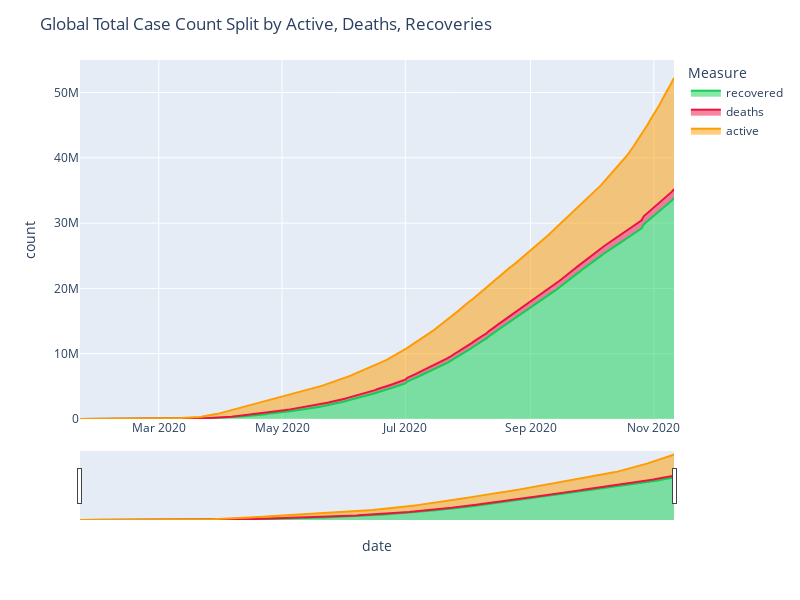

Notebook code for this chart:
### Code cell
# Global cases split by active, deaths, and recovered (stacked)
df_glob_filtered = df_global.dropna(subset=["active"])[
    ["date", "recovered", "deaths", "active"]
]
df_glob_melted = df_glob_filtered.melt(
    id_vars="date", var_name="Measure", value_name="val"
)

fig = px.area(
    df_glob_melted,
    x="date",
    y="val",
    color="Measure",
    color_discrete_sequence=["#10cf51", "#ec1342", "#ff9c00"],
)
fig.update_layout(
    title="Global Total Case Count Split by Active, Deaths, Recoveries",
    xaxis_title="date",
    yaxis_title="count",
    xaxis_rangeslider_visible=True,
    width=800,
    height=600,
)

fig.show()

### Figure 1 — Plotly figure (JSON) as saved in the notebook; plotly's stock layout.template omitted (floating-point values rounded to 4 significant figures; data arrays with more than 128 entries replaced by an {"elided": "..."} marker saying what was removed)
{"data": [{"fillpattern": {"shape": ""}, "hovertemplate": "Measure=recovered<br>date=%{x}<br>val=%{y}<extra></extra>", "legendgroup": "recovered", "line": {"color": "#10cf51"}, "marker": {"symbol": "circle"}, "mode": "lines", "name": "recovered", "orientation": "v", "showlegend": true, "stackgroup": "1", "type": "scatter", "x": {"elided": "295 str values"}, "xaxis": "x", "y": {"elided": "295 int values"}, "yaxis": "y"}, {"fillpattern": {"shape": ""}, "hovertemplate": "Measure=deaths<br>date=%{x}<br>val=%{y}<extra></extra>", "legendgroup": "deaths", "line": {"color": "#ec1342"}, "marker": {"symbol": "circle"}, "mode": "lines", "name": "deaths", "orientation": "v", "showlegend": true, "stackgroup": "1", "type": "scatter", "x": {"elided": "295 str values"}, "xaxis": "x", "y": {"elided": "295 int values"}, "yaxis": "y"}, {"fillpattern": {"shape": ""}, "hovertemplate": "Measure=active<br>date=%{x}<br>val=%{y}<extra></extra>", "legendgroup": "active", "line": {"color": "#ff9c00"}, "marker": {"symbol": "circle"}, "mode": "lines", "name": "active", "orientation": "v", "showlegend": true, "stackgroup": "1", "type": "scatter", "x": {"elided": "295 str values"}, "xaxis": "x", "y": {"elided": "295 int values"}, "yaxis": "y"}], "layout": {"height": 600, "legend": {"title": {"text": "Measure"}, "tracegroupgap": 0}, "margin": {"t": 60}, "title": {"text": "Global Total Case Count Split by Active, Deaths, Recoveries"}, "width": 800, "xaxis": {"anchor": "y", "autorange": true, "domain": [0, 1], "range": ["2020-01-22", "2020-11-11"], "rangeslider": {"autorange": true, "range": ["2020-01-22", "2020-11-11"], "visible": true, "yaxis": {"_template": null, "rangemode": "match"}}, "title": {"text": "date"}, "type": "date"}, "yaxis": {"anchor": "x", "autorange": true, "domain": [0, 1], "range": [0, 54980000.0], "title": {"text": "count"}, "type": "linear"}}}
